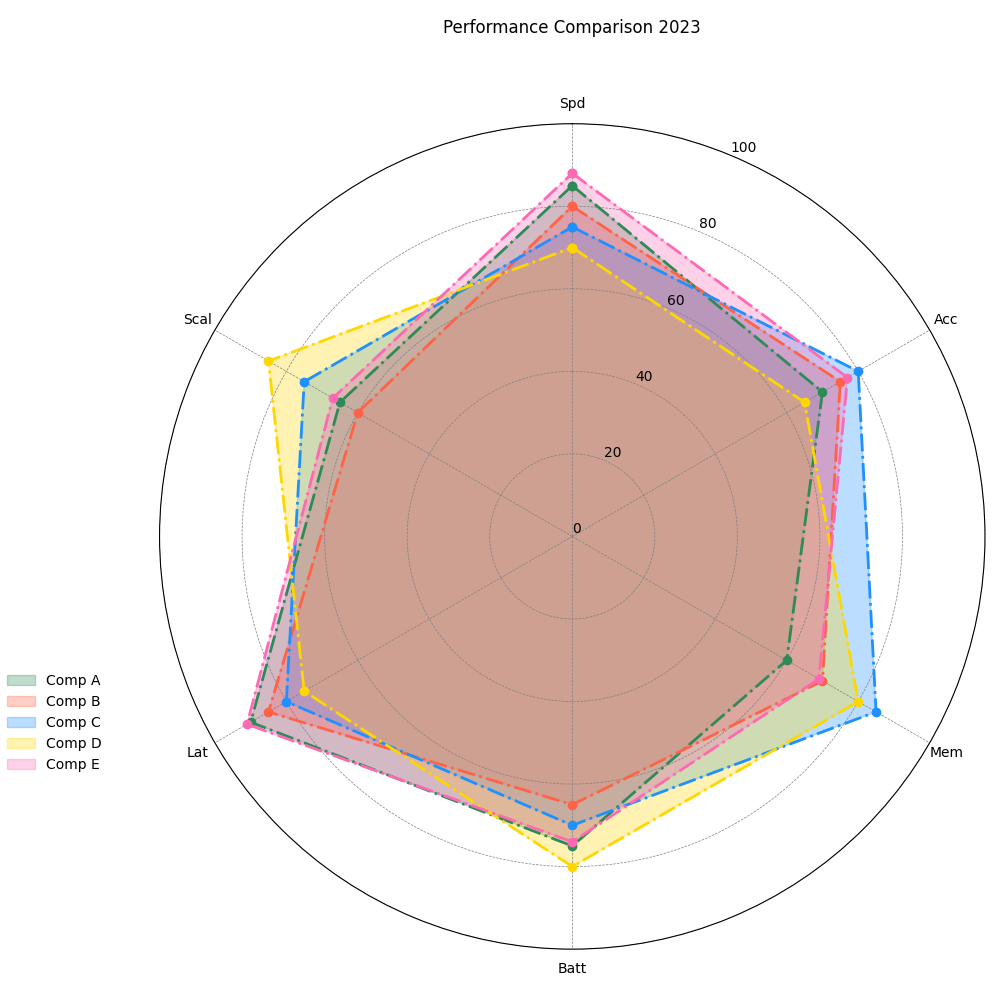

Python code for this plot:
import numpy as np
import matplotlib.pyplot as plt

# Shortened labels
aspects = ['Spd', 'Acc', 'Mem', 'Batt', 'Lat', 'Scal']
data = [
    [85, 70, 60, 75, 90, 65],
    [80, 75, 70, 65, 85, 60],
    [75, 80, 85, 70, 80, 75],
    [70, 65, 80, 80, 75, 85],
    [88, 77, 69, 74, 91, 67]
]

# Shortened group names
names = ['Comp A', 'Comp B', 'Comp C', 'Comp D', 'Comp E']
colors = ['#2E8B57', '#FF6347', '#1E90FF', '#FFD700', '#FF69B4']

angles = np.linspace(0, 2 * np.pi, len(aspects), endpoint=False).tolist()
angles += angles[:1]

fig, ax = plt.subplots(figsize=(10, 10), subplot_kw=dict(polar=True))

for scores, name, color in zip(data, names, colors):
    scores += scores[:1]
    ax.fill(angles, scores, color=color, alpha=0.3, label=name)
    ax.plot(angles, scores, linewidth=2, linestyle='dashdot', marker='o', markersize=6, color=color)

ax.set_theta_offset(np.pi / 2)
ax.set_theta_direction(-1)
ax.set_xticks(angles[:-1])
ax.set_xticklabels(aspects)
ax.set_ylim(0, 100)
ax.set_yticks(range(0, 101, 20))
ax.set_yticklabels(map(str, range(0, 101, 20)))

# Shortened title
plt.title('Performance Comparison 2023', y=1.1)

ax.legend(loc='lower left', bbox_to_anchor=(-0.2, 0.2), frameon=False)
ax.grid(color='gray', linestyle='--', linewidth=0.5)

plt.tight_layout()

plt.show()
